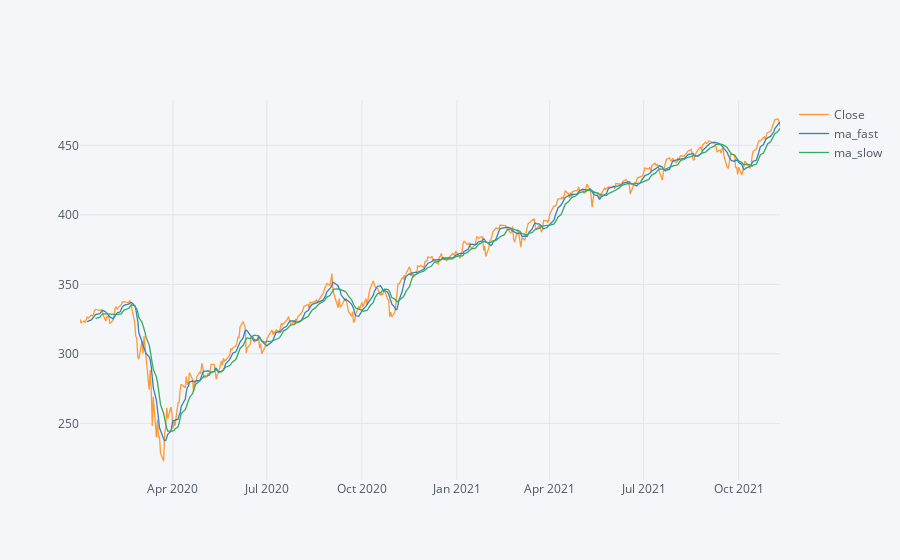

Write notebook code for a chart like this one.
### Code cell
fast_trend = df.Open.rolling(window=short_trend_days).mean()
slow_trend = df.Open.rolling(window=long_trend_days).mean()

df['ma_fast'] = fast_trend
df['ma_slow'] = slow_trend
df[['Close','ma_fast','ma_slow']].iplot()

### Figure 1 — Plotly figure (JSON) as saved in the notebook; plotly's stock layout.template omitted (floating-point values rounded to 4 significant figures; data arrays with more than 128 entries replaced by an {"elided": "..."} marker saying what was removed)
{"data": [{"line": {"color": "rgba(255, 153, 51, 1.0)", "dash": "solid", "shape": "linear", "width": 1.3}, "mode": "lines", "name": "Close", "text": "", "type": "scatter", "x": {"elided": "470 str values"}, "y": {"elided": "470 float values"}}, {"line": {"color": "rgba(55, 128, 191, 1.0)", "dash": "solid", "shape": "linear", "width": 1.3}, "mode": "lines", "name": "ma_fast", "text": "", "type": "scatter", "x": {"elided": "470 str values"}, "y": {"elided": "470 mixed values"}}, {"line": {"color": "rgba(50, 171, 96, 1.0)", "dash": "solid", "shape": "linear", "width": 1.3}, "mode": "lines", "name": "ma_slow", "text": "", "type": "scatter", "x": {"elided": "470 str values"}, "y": {"elided": "470 mixed values"}}], "layout": {"autosize": true, "legend": {"bgcolor": "#F5F6F9", "font": {"color": "#4D5663"}}, "paper_bgcolor": "#F5F6F9", "plot_bgcolor": "#F5F6F9", "title": {"font": {"color": "#4D5663"}}, "xaxis": {"autorange": true, "gridcolor": "#E1E5ED", "range": ["2020-01-02", "2021-11-10"], "showgrid": true, "tickfont": {"color": "#4D5663"}, "title": {"font": {"color": "#4D5663"}, "text": ""}, "type": "date", "zerolinecolor": "#E1E5ED"}, "yaxis": {"autorange": true, "gridcolor": "#E1E5ED", "range": [209.3, 482.6], "showgrid": true, "tickfont": {"color": "#4D5663"}, "title": {"font": {"color": "#4D5663"}, "text": ""}, "type": "linear", "zerolinecolor": "#E1E5ED"}}}
